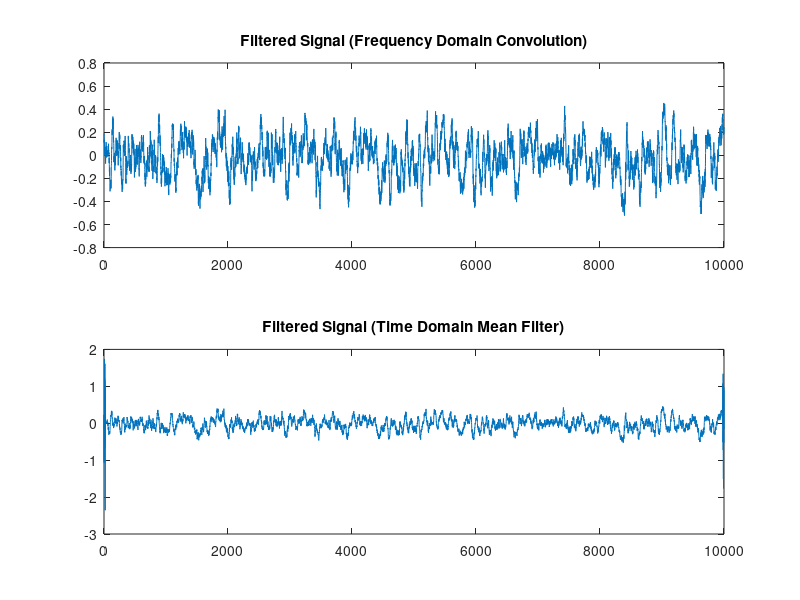

The MATLAB source for this figure:
% conv first with planck then wavelet in there, vs. wavelet only.
% different? why or why not, then test with data

%% Goal: Reproduce the mean filter using convolution during frequency domain
% of this method
% k = 20;
% for i = k+1 : n-k-1
%  filtsig(i) = mean(signal(i-k:i+k)); % <- each point is average of k surrounding points
% end
% Come up with convolution kernel and take the fourier spectrum
% of the kernel times the fourier spectrum of the signal and
% take the inverse of fourier transform of the spectral multiplication
% that should be almost the same as the method

% Generate broadband noise
N = 10000;
signal = randn(N, 1);

% Define the mean filter kernel
k = 20;
kernel = ones(2*k+1, 1) / (2*k+1);

% Zero-pad the kernel to the length of the signal for frequency domain convolution
kernel_padded = [kernel; zeros(N - length(kernel), 1)];

% Fourier transform of the signal and the kernel
signal_fft = fft(signal);
kernel_fft = fft(kernel_padded);

% Perform spectral multiplication
filtered_signal_fft = signal_fft .* kernel_fft;

% Inverse Fourier transform to get the filtered signal in time domain
filtered_signal = ifft(filtered_signal_fft);

% Compare with the time-domain mean filter
filtsig = signal; % Initialize the filtered signal
for i = k+1 : N-k
    filtsig(i) = mean(signal(i-k:i+k));
end

% Plot both signals to compare
figure;
subplot(2, 1, 1);
plot(real(filtered_signal));
title('Filtered Signal (Frequency Domain Convolution)');
subplot(2, 1, 2);
plot(filtsig);
title('Filtered Signal (Time Domain Mean Filter)');

% Plot both signals in the same figure
%figure;
%plot(real(filtered_signal), 'b');
%hold on;
%plot(filtsig, 'r');
%title('Comparison of Filtered Signals');
%legend('Frequency Domain Convolution', 'Time Domain Mean Filter');
%xlabel('Sample Index');
%ylabel('Amplitude');
%hold off;
